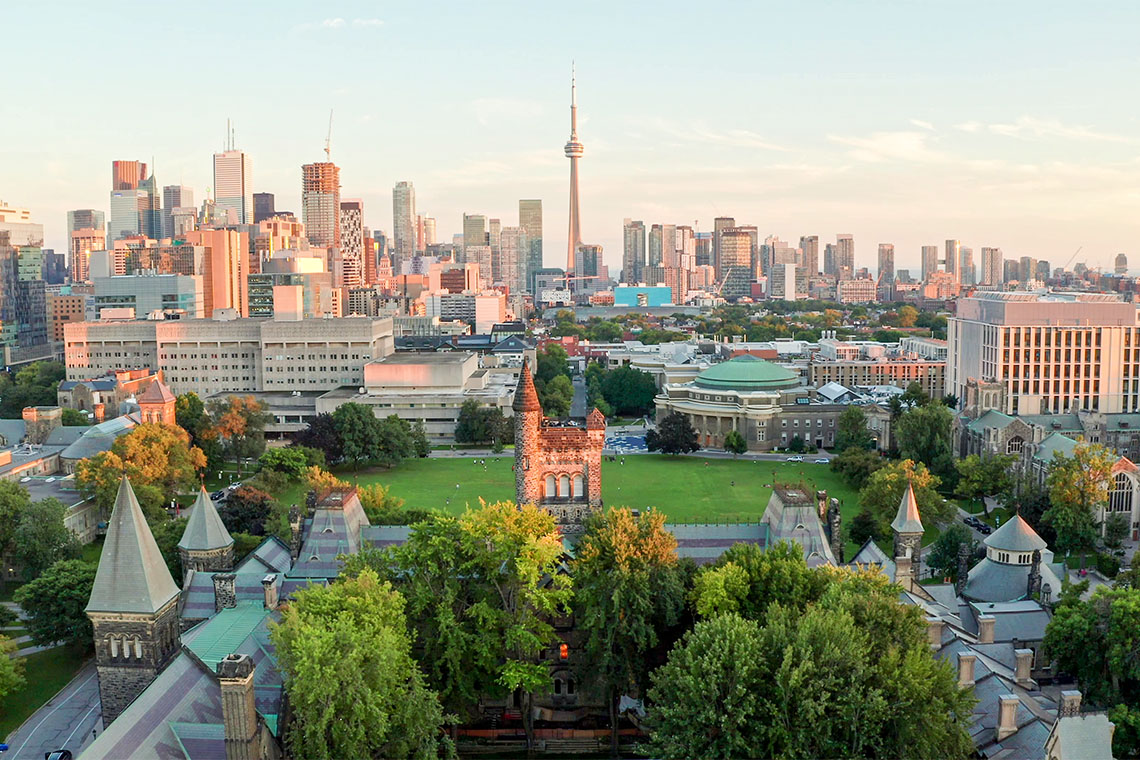
#> input picture uoft.jpg, 1140 x 760 px, found by its file name
$ python pra3.py
#> lines starting #> are read from the running program, lines starting #| are printed output that depends on the picture
import cv2
img = cv2.imread("D:\\utra practice\\opencv practice\\uoft.jpg")
#> img is the input picture: shape (760, 1140, 3); mean B, G, R 130, 147.8, 144.1
temp = cv2.resize(img, (32, 32), interpolation=cv2.INTER_LINEAR)
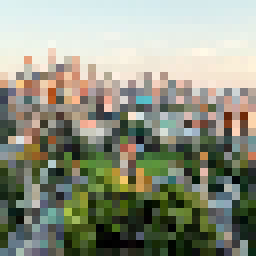
#> temp: shape (32, 32, 3) (shown 8 times larger); mean B, G, R 129.2, 146.6, 142.8
img_pix = cv2.resize(temp, (1140, 760), interpolation=cv2.INTER_NEAREST)
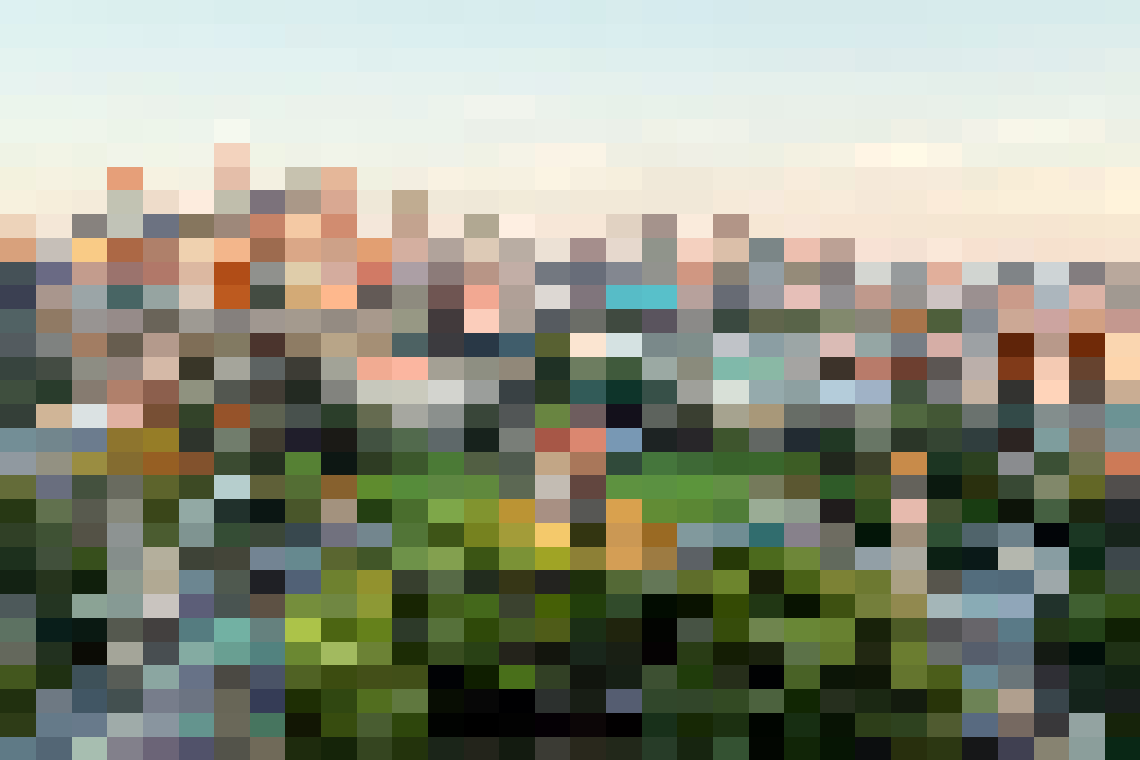
#> img_pix: shape (760, 1140, 3); mean B, G, R 129.3, 146.7, 142.9
cv2.imshow("pixel art", img_pix)
cv2.waitKey(0)
if cv2.waitKey(0)=='q':
#> (key Esc is pressed here)
    cv2.destroyAllWindows()
    exit()

$ run again, with sunrise.jpg copied over uoft.jpg
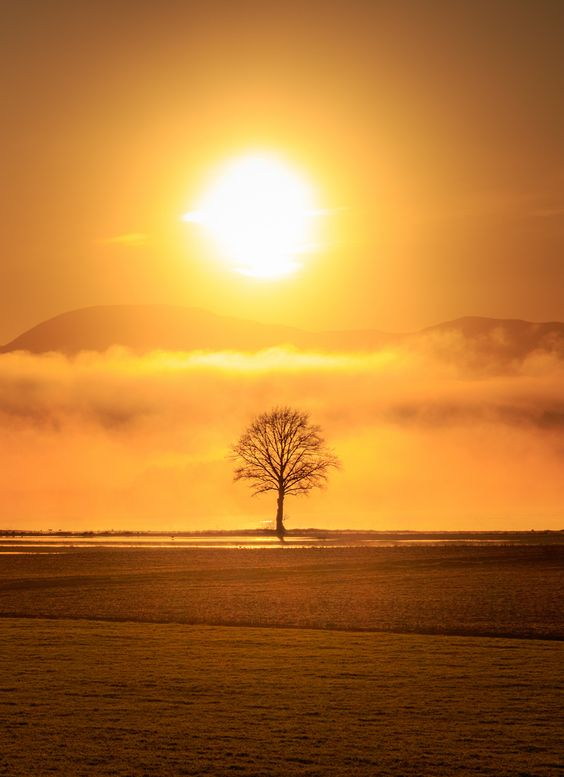
#> input picture sunrise.jpg, 564 x 777 px, found by its file name
#> img is the input picture: shape (777, 564, 3); mean B, G, R 51.2, 120.4, 182
#> `temp = cv2.resize(img, (32, 32), interpolation=cv2.INTER_LINEAR)`:
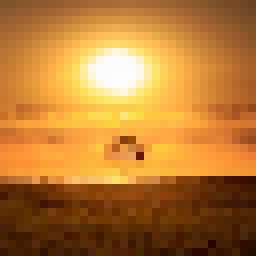
#> temp: shape (32, 32, 3) (shown 8 times larger); mean B, G, R 52, 121.9, 183.5
#> `img_pix = cv2.resize(temp, (1140, 760), interpolation=cv2.INTER_NEAREST)`:
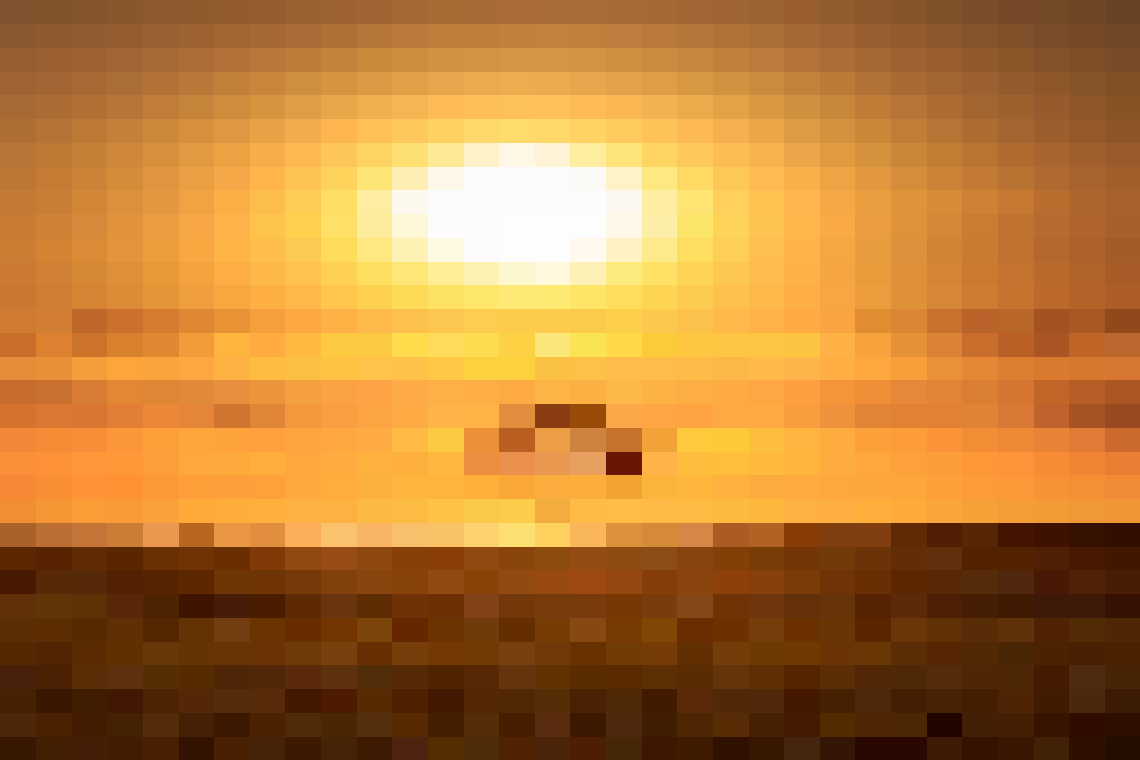
#> img_pix: shape (760, 1140, 3); mean B, G, R 52, 121.9, 183.6
